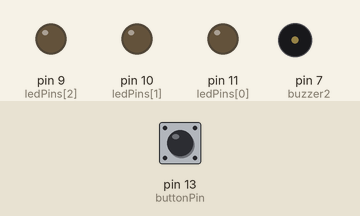
The sketch below on a simulated Arduino Uno, built with avr-gcc and run on an emulated ATmega328P. On the bench: output pins drawn as LEDs (lit = HIGH), buzzer (waves = sounding). Dashed ring = blinking. Inputs (shaded band) come from the test bench; at power-on: pin 13 (buttonPin) HIGH. What the sketch prints to the serial monitor is not drawn.

Above: at 1.2 s.
1.3 s: pin 13 (buttonPin) pulled LOW for 0.15 s
At 1.51 s:
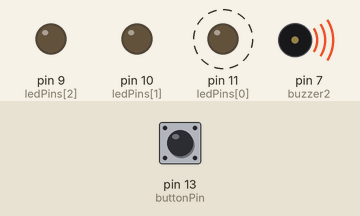
4.3 s: pin 13 (buttonPin) pulled LOW for 3.2 s
At 12.5 s:
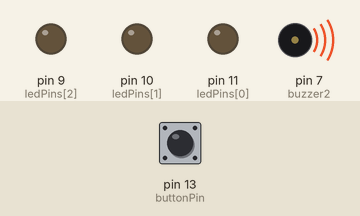
Timing chart, 0 to 14.5 s (numbered marks = the images above; inputs shaded):
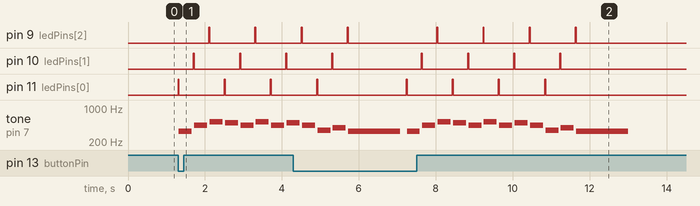

Measured:
- after the input at 1.3 s, pin 9 (ledPins[2]): alternates HIGH for 0.03 s and LOW for 1.2 s, starting after 0.80 s; pin 10 (ledPins[1]): alternates HIGH for 0.03 s and LOW for 1.2 s, starting after 0.40 s

The sketch:

_roulettebutton.ino
```cpp
#define REST 0
#define NOTE_B0  31
#define NOTE_C1  33
#define NOTE_CS1 35
#define NOTE_D1  37
#define NOTE_DS1 39
#define NOTE_E1  41
#define NOTE_F1  44
#define NOTE_FS1 46
#define NOTE_G1  49
#define NOTE_GS1 52
#define NOTE_A1  55
#define NOTE_AS1 58
#define NOTE_B1  62
#define NOTE_C2  65
#define NOTE_CS2 69
#define NOTE_D2  73
#define NOTE_DS2 78
#define NOTE_E2  82
#define NOTE_F2  87
#define NOTE_FS2 93
#define NOTE_G2  98
#define NOTE_GS2 104
#define NOTE_A2  110
#define NOTE_AS2 117
#define NOTE_B2  123
#define NOTE_C3  131
#define NOTE_CS3 139
#define NOTE_D3  147
#define NOTE_DS3 156
#define NOTE_E3  165
#define NOTE_F3  175
#define NOTE_FS3 185
#define NOTE_G3  196
#define NOTE_GS3 208
#define NOTE_A3  220
#define NOTE_AS3 233
#define NOTE_B3  247
#define NOTE_C4  262
#define NOTE_CS4 277
#define NOTE_D4  294
#define NOTE_DS4 311
#define NOTE_E4  330
#define NOTE_F4  349
#define NOTE_FS4 370
#define NOTE_G4  392
#define NOTE_GS4 415
#define NOTE_A4  440
#define NOTE_AS4 466
#define NOTE_B4  494
#define NOTE_C5  523
#define NOTE_CS5 554
#define NOTE_D5  587
#define NOTE_DS5 622
#define NOTE_E5  659
#define NOTE_F5  698
#define NOTE_FS5 740
#define NOTE_G5  784
#define NOTE_GS5 831
#define NOTE_A5  880
#define NOTE_AS5 932
#define NOTE_B5  988
#define NOTE_C6  1047
#define NOTE_CS6 1109
#define NOTE_D6  1175
#define NOTE_DS6 1245
#define NOTE_E6  1319
#define NOTE_F6  1397
#define NOTE_FS6 1480
#define NOTE_G6  1568
#define NOTE_GS6 1661
#define NOTE_A6  1760
#define NOTE_AS6 1865
#define NOTE_B6  1976
#define NOTE_C7  2093
#define NOTE_CS7 2217
#define NOTE_D7  2349
#define NOTE_DS7 2489
#define NOTE_E7  2637
#define NOTE_F7  2794
#define NOTE_FS7 2960
#define NOTE_G7  3136
#define NOTE_GS7 3322
#define NOTE_A7  3520
#define NOTE_AS7 3729
#define NOTE_B7  3951
#define NOTE_C8  4186
#define NOTE_CS8 4435
#define NOTE_D8  4699
#define NOTE_DS8 4978

const int buttonPin = 13;
const int ledPins[] = {11, 10, 9};
const int buzzer = 8;
const int buzzer2 = 7;
bool buttonState = false;

int tempo = 80;
int melody[] = {
    NOTE_E4, 8, NOTE_A4, 8, NOTE_C5, 8, NOTE_B4, 8, NOTE_A4, 8, NOTE_C5, 8,
    NOTE_A4, 8, NOTE_B4, 8, NOTE_A4, 8, NOTE_F4, 8, NOTE_G4, 8, NOTE_E4, 2
};

int notes = sizeof(melody) / sizeof(melody[0]) / 2;
int wholenote = (60000 * 4) / tempo;
int divider = 0, noteDuration = 0;

unsigned long previousMillis = 0;
unsigned long ledInterval = 100;
int ledIndex = 0;
int melodyIndex = 0;
unsigned long startMillis;

void setup() {
  pinMode(buttonPin, INPUT_PULLUP);
  for (int i = 0; i < 3; i++) {
      pinMode(ledPins[i], OUTPUT);
  }
  pinMode(buzzer, OUTPUT);
  pinMode(buzzer2, OUTPUT);
  Serial.begin( 115200 );  // fast
  Serial.write( "RS" );    // restart!
}

void loop() {
    if (digitalRead(buttonPin) == LOW) {
        buttonState = true;
        Serial.write("B1");
        startMillis = millis();
    }

    if (buttonState) {
        unsigned long currentMillis = millis();


        if (currentMillis - startMillis < 5000) {
            if (currentMillis - previousMillis >= ledInterval) {
                previousMillis = currentMillis;
                digitalWrite(ledPins[ledIndex], HIGH);
                delay(25);
                digitalWrite(ledPins[ledIndex], LOW);
                ledIndex = (ledIndex + 1) % 3;
            }

            if (melodyIndex < notes * 2) {
                divider = melody[melodyIndex + 1];
                noteDuration = wholenote / divider;
                tone(buzzer, melody[melodyIndex], noteDuration * 0.9);
                tone(buzzer2, melody[melodyIndex], noteDuration * 0.9);
                delay(noteDuration);
                noTone(buzzer);
                noTone(buzzer2);
                melodyIndex += 2;
            } else {
                melodyIndex = 0;
            }
        } else {
            buttonState = false;
            melodyIndex = 0;
        }
    }
}
```
